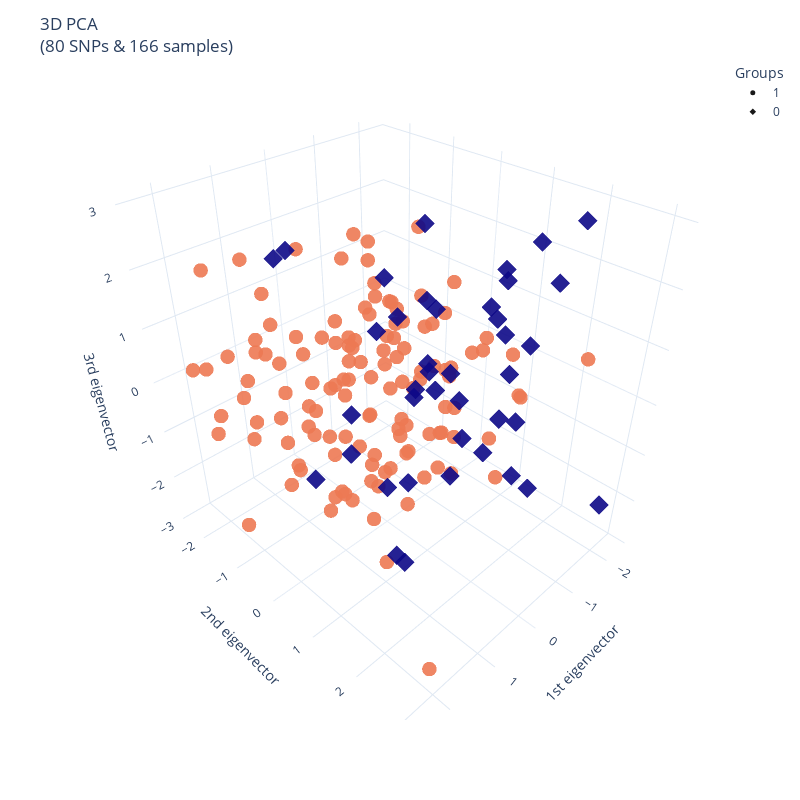

The notebook cell this image was saved under:
### Code cell
n = 80
PCA3d(org_data[p_val.rs[:n]], group, title = f'3D PCA<br>({n} SNPs & {group.shape[0]} samples)')
